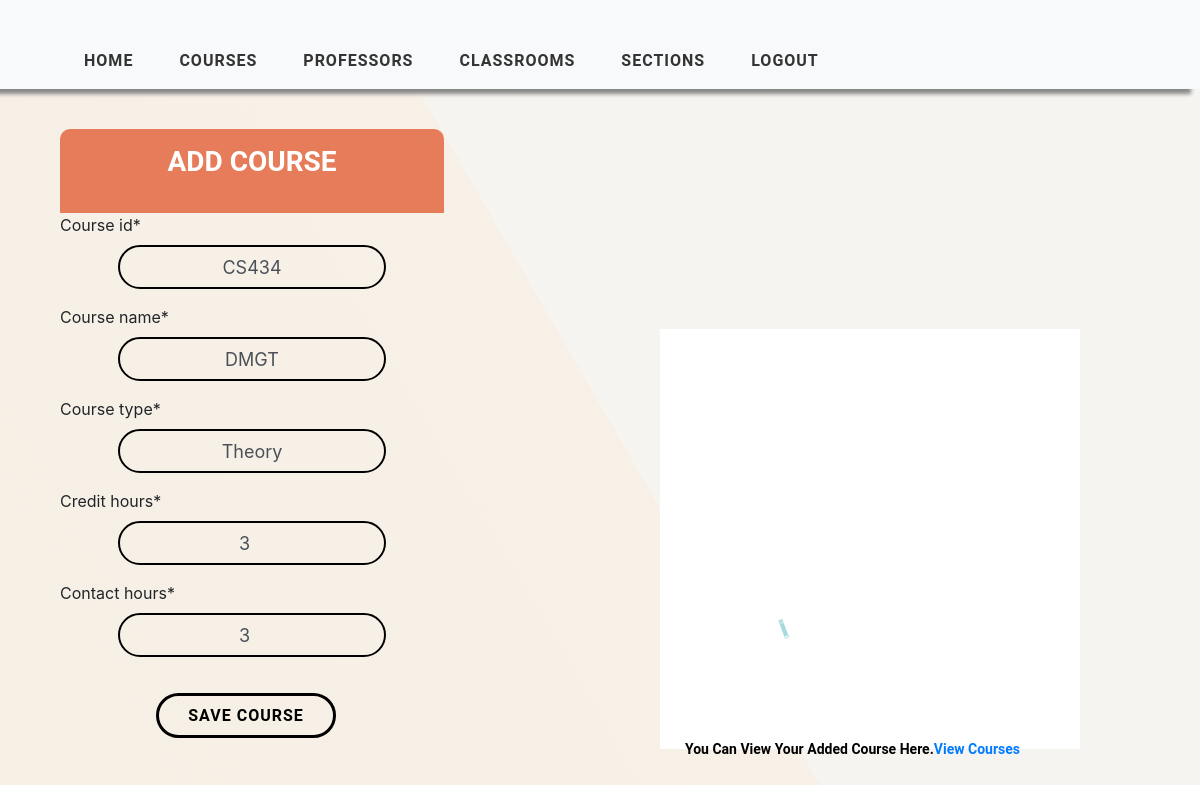
The page /update-course/CS434/ (signed in) on the database its author committed.
### timetableapp/models.py (models this page shows, shortened)
class Course(models.Model):
    COURSE_TYPE = (
        ('Theory', 'Theory'),
        ('Lab', 'Lab')
    )
    course_id = models.CharField(max_length=1000, primary_key=True)
    course_name = models.CharField(max_length=1000, null=True)
    course_type = models.CharField(max_length=200, null=True)
    credit_hours = models.IntegerField(null=True)
    contact_hours = models.IntegerField(null=True)

### timetableapp/views.py (the view)
# urls.py: path('update-course/<str:pk>/', views.updateCourseView, name='update-course'),
@login_required(login_url='login')
def updateCourseView(request, pk):
    form = Course.objects.get(course_id=pk)
    course = CourseForm(instance=form)
    context = {'course': course}
    if request.method == 'POST':
        course = CourseForm(request.POST, instance=form)
        if course.is_valid():
            course.save()
            return redirect('/course_view')
    return render(request, 'timetableapp/AddCourse.html', context)

### timetableapp/forms.py
class CourseForm(forms.ModelForm):
    class Meta:
        model = Course
        fields = ['course_id', 'course_name', 'course_type', 'credit_hours', 'contact_hours']

### timetableapp/templates/timetableapp/AddCourse.html (shortened to what this page needs)
{% extends 'timetableapp/main.html' %}
{% load static %}
{% block content %}
    <div class="display">
        <div class="box">
            <div class="header">
                Add Course
            </div>
            <div class="form">
                <form method="POST" action="">
                    {% load crispy_forms_tags %}
                    {{ course|crispy }}
                    <input type="submit" value="Save Course" class="saveButton">
                </form>
            </div>
        </div>
           <br><br><br><br><br>
            <img class="gif" alt="books" src="{% static 'media/3151-books.gif' %}">
            <div class="viewtable"><p>You can view your added course here.<a href="{% url 'course_view' %}">View Courses</a></p></div>
    </div>
{% endblock %}

### static/css/style.css (style rules this page uses)
a { cursor: pointer; }
body { background: linear-gradient(60deg, #f1e7d7a8, #f3e7d89c 50%, #f1eee8a2 50%); }

### static/css/tables.css (style rules this page uses)
*, *:before, *:after { box-sizing: border-box; }
body { font-family: "Roboto", sans-serif; margin: 0; }

### static/css/add.css (style rules this page uses)
.box { width: 32%; height: 560px; background: none; border-radius: 14px; margin-top: 3%; margin-left: 5%; border-color: black; }
.header { font-family: Roboto, sans-serif; font-size: 28px; font-weight: bold; text-align: center; text-transform: uppercase; padding-top: 12px; color: white; background: rgba(221, 63, 15, 0.651); border-radius: 10px 10px 0 0 ; height: 15%; }
.saveButton { width: 180px ; height: 45px ; font-family: Roboto, sans-serif; text-transform: uppercase; letter-spacing: 1px; font-weight: bolder; color: black ; text-align: center; background: none; margin-left: 25%; margin-right: -30px; margin-top: 20px; border-color: black ; border-radius: 30px ; border-style: solid; border-width: 3px ; transition: 0.8s; }
.display { display: inline; }
.gif { width: 35%; float: right; margin-top: -40%; margin-right: 10%; }
.viewtable { float: right; font-family: Roboto, sans-serif; font-weight: bold; font-size: 14px; color: black; text-transform: capitalize; margin-top: -70px; margin-right: 15%; }
.form-control { width: 70% !important; margin-left: 15% !important; outline: none; font-size:18px !important; padding:20px 20px 20px 20px !important; text-align: center !important; border: 2px solid black !important; background: none !important; border-radius: 30px !important; }

### rows shown on the page
Course: course_id "CS434", course_name "DMGT", course_type "Theory", credit_hours "3", contact_hours "3"
